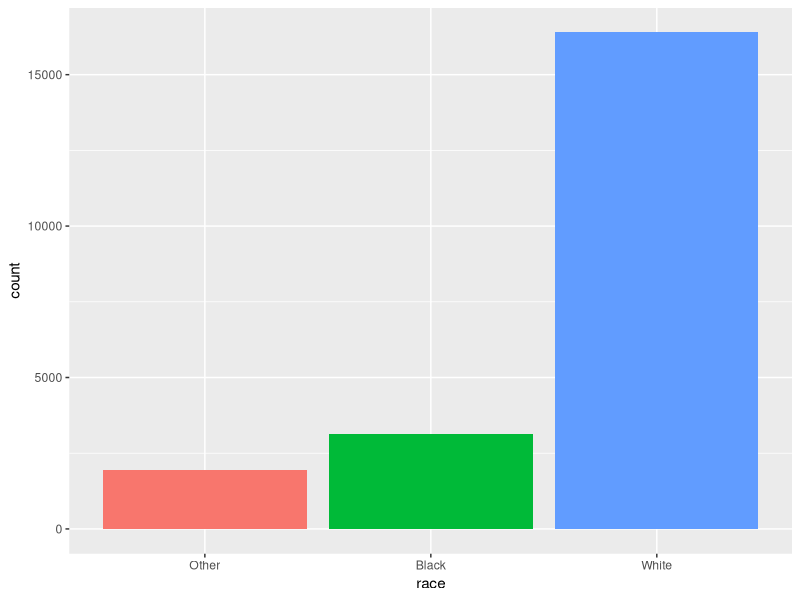
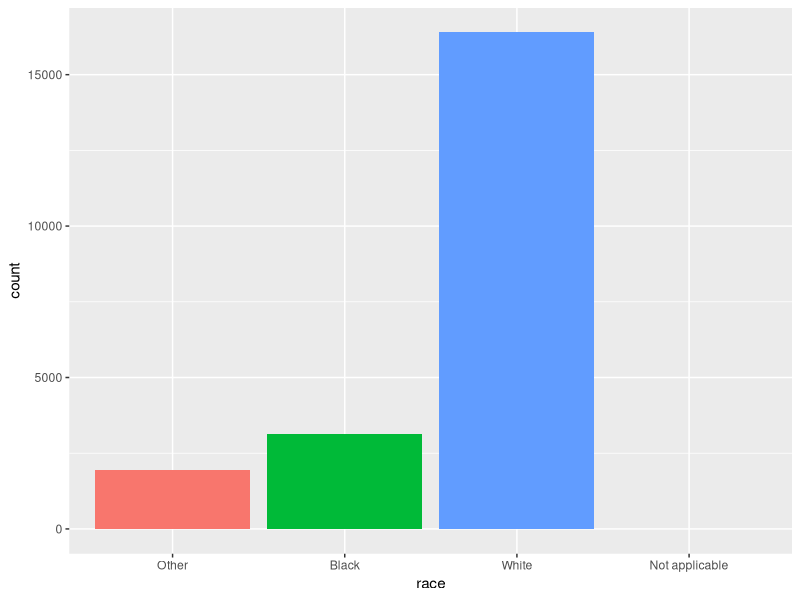
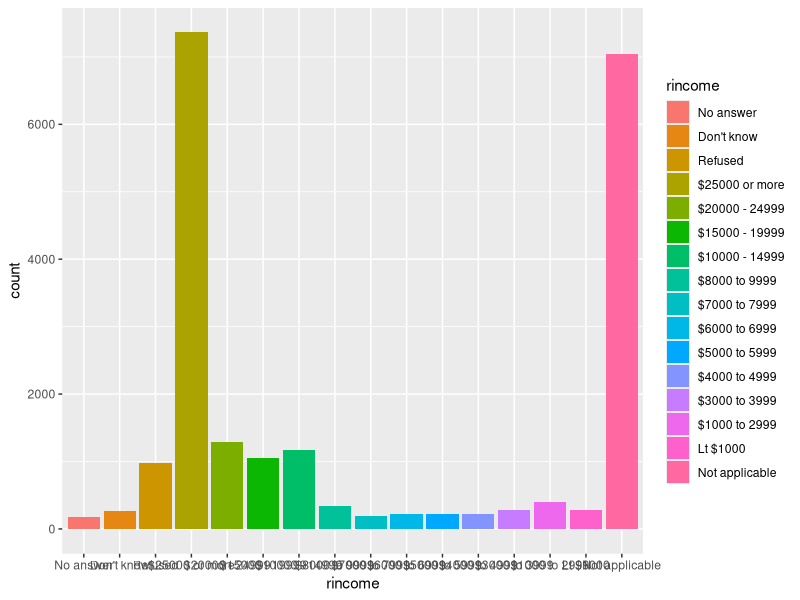
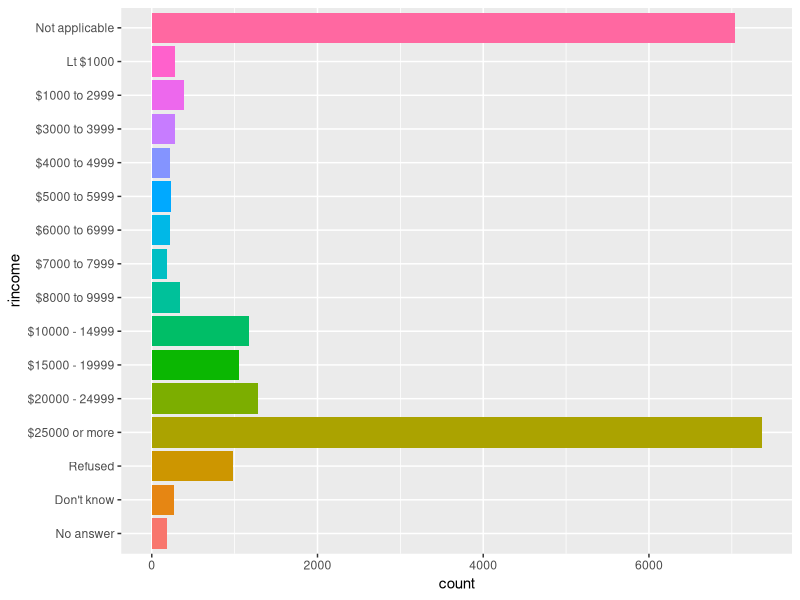
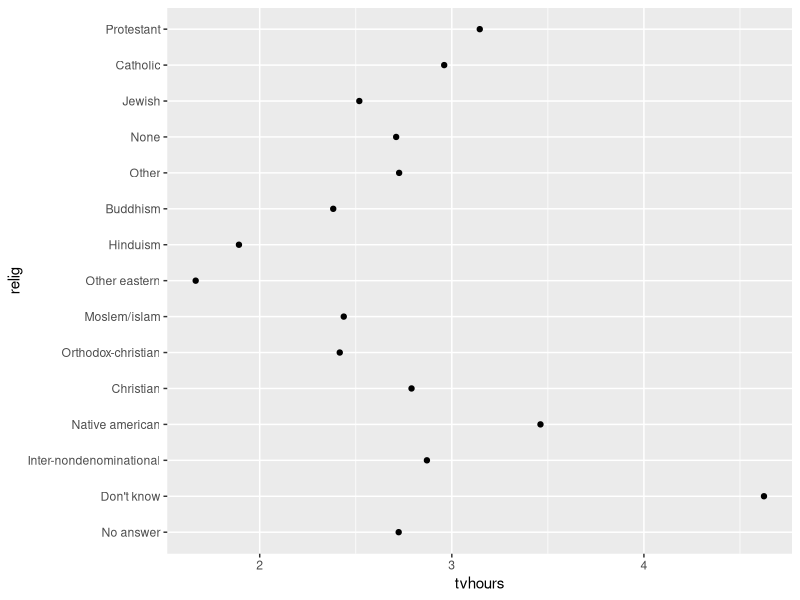
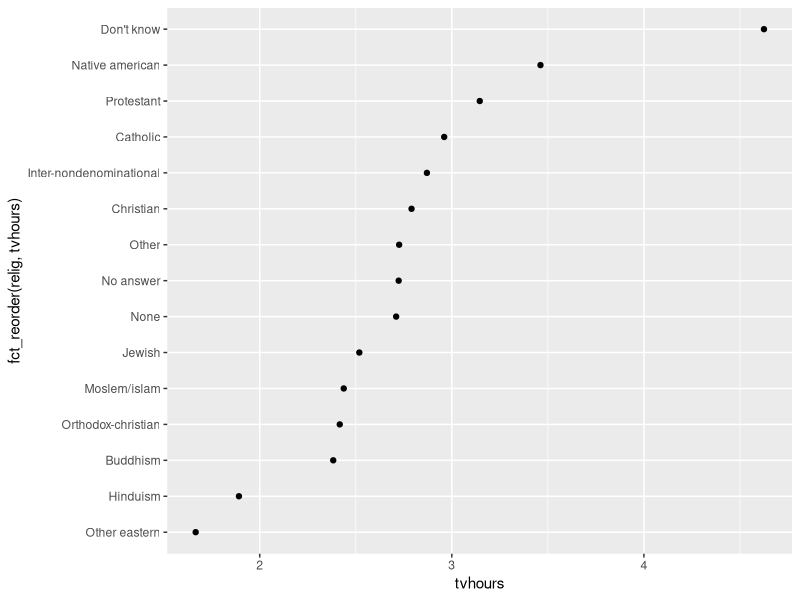
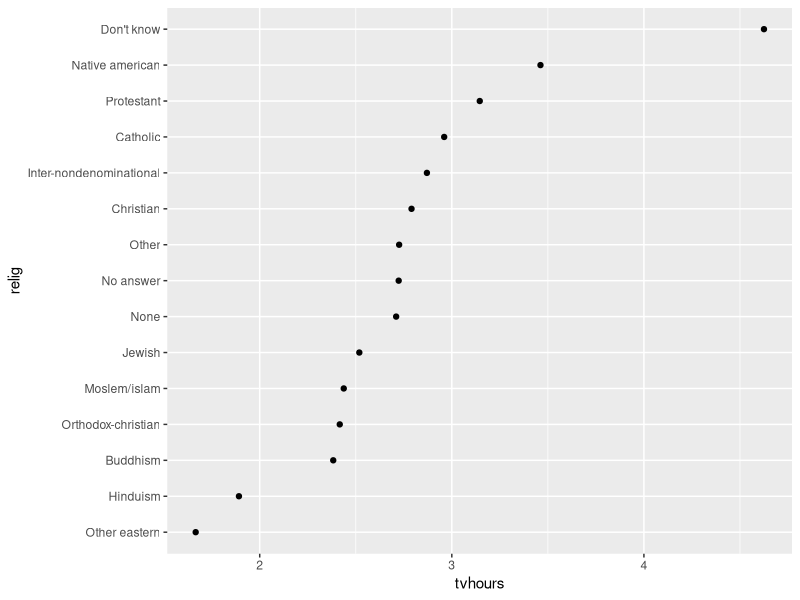
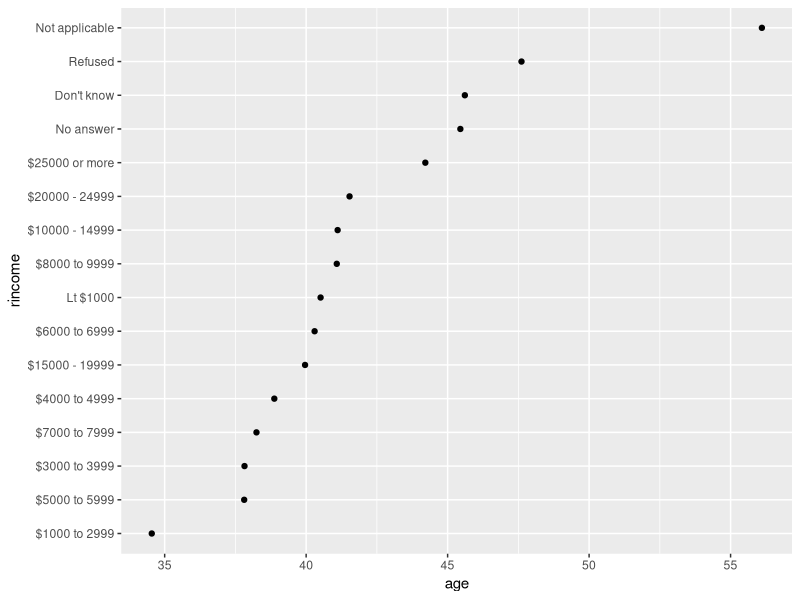

The R script that drew these images, in order:
# Factors
# Initial: October 25, 2018
# Revision: October 25, 2018
# Ray Nelson

# Libraries
library(tidyverse)
library(forcats)

# 15.2 Creating factors
x1 <- c("Dec", "Apr", "Jan", "Mar")
x2 <- c("Dec", "Apr", "Jam", "Mar")

month_levels <- c(
  "Jan", "Feb", "Mar", "Apr", "May", "Jun", 
  "Jul", "Aug", "Sep", "Oct", "Nov", "Dec"
)

y1 <- factor(x1, levels = month_levels)
y1

y2 <- factor(x2, levels = month_levels)
y2

factor(x1)

f1 <- factor(x1, levels = unique(x1))
unique(x1)



f2 <- x1 %>% factor() %>% fct_inorder()
f2

f2 %>% levels()

# 15.3 General Social Survey
gss_cat
gss_cat %>% glimpse()

gss_cat %>% 
  count(race)

gss_cat %>% 
  ggplot(aes(x = race, fill = race)) +
    geom_bar(show.legend = FALSE)

gss_cat %>% 
  ggplot(aes(x = race, fill = race)) +
  geom_bar(show.legend = FALSE) +
  scale_x_discrete(drop = FALSE)

# 15.3.1 Exercise

summary(gss_cat$rincome)
gss_cat %>% 
  ggplot(aes(x = rincome, fill = rincome)) +
    geom_bar()

gss_cat %>% 
  ggplot(aes(x = rincome, fill = rincome)) +
  geom_bar(show.legend = FALSE) +
  coord_flip()

# 15.4 Modifying factor order

## TV Hours by religion
relig_summary <- gss_cat %>% 
  group_by(relig) %>% 
  summarise(
    age = mean(age, na.rm = TRUE),
    tvhours = mean(tvhours, na.rm = TRUE),
    n = n()
  )

relig_summary %>% 
  ggplot(aes(tvhours, relig)) +
    geom_point()

relig_summary %>% 
  ggplot(aes(tvhours, fct_reorder(relig, tvhours))) +
  geom_point()

relig_summary %>% 
  mutate(relig = fct_reorder(relig, tvhours)) %>% 
  ggplot(aes(tvhours, relig)) +
    geom_point()

## Average age over reported income levels

rincome_summary <- gss_cat %>%
  group_by(rincome) %>%
  summarise(
    age = mean(age, na.rm = TRUE),
    n = n()
  )

rincome_summary %>%
  mutate(rincome = fct_reorder(rincome, age))  %>% 
  ggplot(aes(x= age, y = rincome)) +
    geom_point()

rincome_summary %>%
  ggplot(aes(x= age, y = rincome)) +
    geom_point()
  
